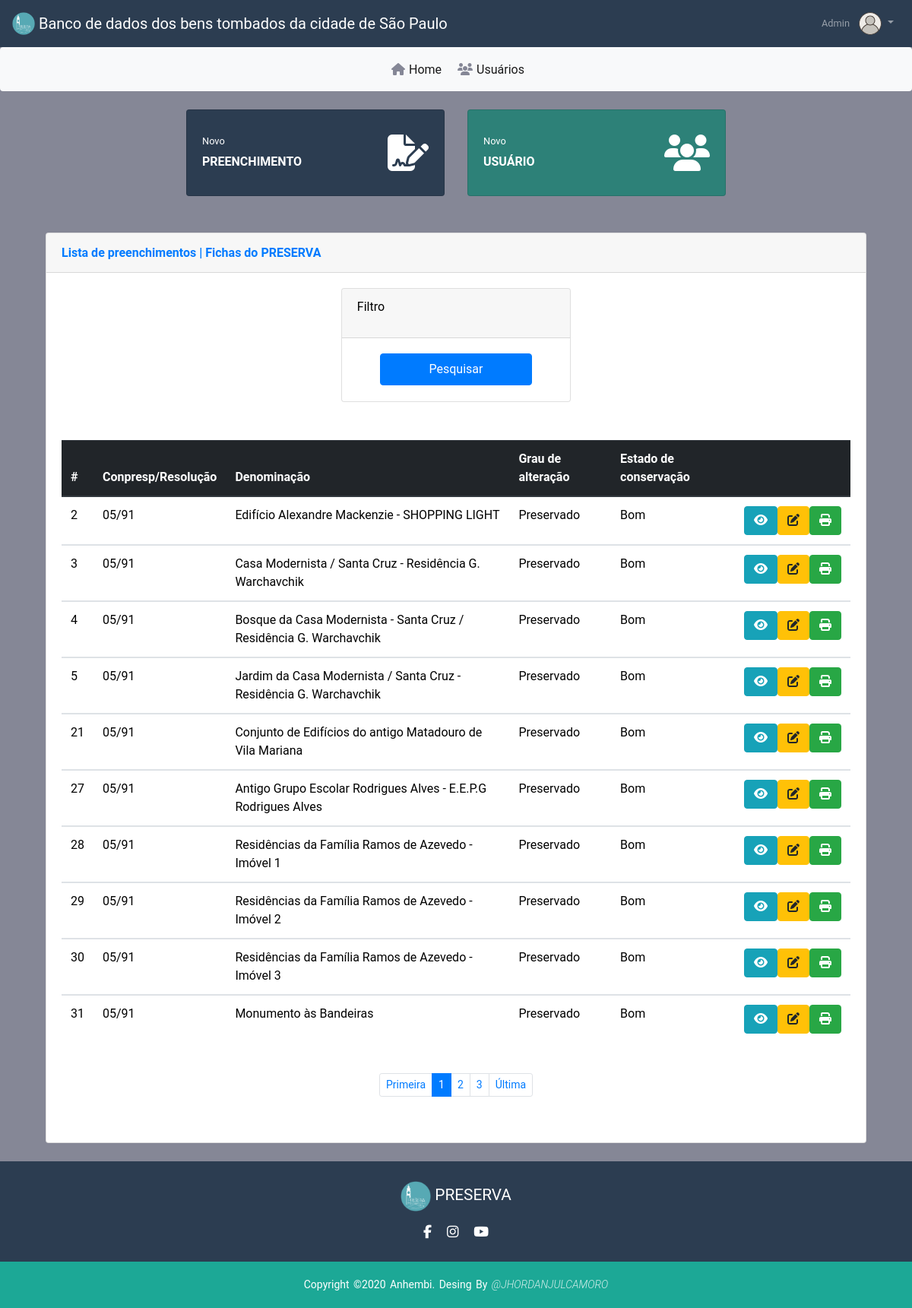
/homeAvancada.php?responsavelPreenchimento=Virgínia Santos (signed in), run on the app's committed database.
### tables this page shows
CREATE TABLE `imovel` (
  `id` int(11) NOT NULL,
  `responsavelPreenchimento` varchar(255) NOT NULL,
  `grupoTipoEquipe` varchar(30) DEFAULT NULL,
  `itemResolucao` varchar(30) DEFAULT NULL,
  `denominacao` text,
  `classificacao` varchar(30) DEFAULT NULL,
  `usoAtual` varchar(255) DEFAULT NULL,
  `propriedade` varchar(30) DEFAULT NULL,
  `terreo` varchar(60) DEFAULT NULL,
  `resolucaoTombamento` varchar(255) DEFAULT NULL,
  `anoConpresp` int(11) NOT NULL,
  `resolucaoCondephaat` varchar(255) DEFAULT NULL,
  `anoCondephaat` int(11) NOT NULL,
  `resolucaoIphan` varchar(255) DEFAULT NULL,
  `anoIphan` int(11) NOT NULL,
  `tipo` varchar(30) DEFAULT NULL,
  `titulo` varchar(60) DEFAULT NULL,
  `logradouro` varchar(90) DEFAULT NULL,
  `numeroEndereco` varchar(30) DEFAULT NULL,
  `distrito` varchar(60) DEFAULT NULL,
  `prefeituraRegional` varchar(60) DEFAULT NULL,
  `setor` varchar(30) DEFAULT NULL,
  `quadra` varchar(30) DEFAULT NULL,
  `lote` varchar(30) DEFAULT NULL,
  `autorOriginal` varchar(255) DEFAULT NULL,
  `construtor` varchar(255) DEFAULT NULL,
  `dataConstrucao` varchar(255) DEFAULT NULL,
  `dataAproximada` varchar(30) NOT NULL,
  `estiloArquitetonico` varchar(255) DEFAULT NULL,
  `tecnicaConstrutiva` varchar(60) DEFAULT NULL,
  `numeroPavimentos` varchar(255) DEFAULT NULL,
  `areaLote` varchar(255) DEFAULT NULL,
  `areaConstruida` varchar(255) DEFAULT NULL,
  `grauTombamento` varchar(255) DEFAULT NULL,
  `grauAlteracao` varchar(30) DEFAULT NULL,
  `comentarioGrauAlteracao` text,
  `grauEstadoConservacao` varchar(30) DEFAULT NULL,
  `comentarioEstadoConservacao` text,
  `observacoesPavimentos` text,
  `dadosHistoricos` text,
  `dadosArquitetonicos` text,
  `dadosAmbiencia` text,
  `fontesBibliograficas` text,
  `outrasInformacoes` text,
  `observacoes` text,
  `documentacaoFotografica` varchar(255) DEFAULT NULL,
  `documentacaoFotografica2` varchar(255) DEFAULT NULL,
  `documentacaoFotografica3` varchar(255) DEFAULT NULL,
  `documentacaoGrafica` varchar(255) DEFAULT NULL,
  `documentacaoGrafica2` varchar(255) DEFAULT NULL,
  `documentacaoGrafica3` varchar(255) DEFAULT NULL
);

### homeAvancada.php (the view, shortened to what the rows shown need)
<?php
$servername = "db";
$usernames = "root";
$passwords = "";
$dbname = "conpresp_db";
$conn = mysqli_connect($servername, $usernames, $passwords, $dbname) or die('Erro ao conectar');
$perfil = $_SESSION['perfil'];
if (!mysqli_set_charset($conn, "utf8mb4")) {
    printf("Error loading character set utf8mb4: %s\n", mysqli_error($conn));
    exit();
} else {
    if (isset($_GET['responsavelPreenchimento'])) {
        $responsavelPreenchimento = $_GET['responsavelPreenchimento'];
    } else {
        $responsavelPreenchimento = '';
    }
    if (isset($_GET['resolucaoTombamento'])) {
        $resolucaoTombamento = $_GET['resolucaoTombamento'];
    } else {
        $resolucaoTombamento = '';
    }
    if (isset($_GET['denominacao'])) {
        $denominacao = $_GET['denominacao'];
    } else {
        $denominacao = '';
    }
    if (isset($_GET['terreo'])) {
        $terreo = $_GET['terreo'];
    } else {
        $terreo = '';
    }
    if (isset($_GET['tipo'])) {
        $tipo = $_GET['tipo'];
    } else {
        $tipo = '';
    }
    if (isset($_GET['titulo'])) {
        $titulo = $_GET['titulo'];
    } else {
        $titulo = '';
    }
    if (isset($_GET['logradouro'])) {
        $logradouro = $_GET['logradouro'];
    } else {
        $logradouro = '';
    }
    if (isset($_GET['numeroEndereco'])) {
        $numeroEndereco = $_GET['numeroEndereco'];
    } else {
        $numeroEndereco = '';
    }
    if (isset($_GET['distrito'])) {
        $distrito = $_GET['distrito'];
    } else {
        $distrito = '';
    }
    if (isset($_GET['prefeituraRegional'])) {
        $prefeituraRegional = $_GET['prefeituraRegional'];
    } else {
        $prefeituraRegional = '';
    }
    if (isset($_GET['autorOriginal'])) {
        $autorOriginal = $_GET['autorOriginal'];
    } else {
        $autorOriginal = '';
    }
    if (isset($_GET['dataConstrucao'])) {
        $dataConstrucao = $_GET['dataConstrucao'];
    } else {
        $dataConstrucao = '';
    }
    if (isset($_GET['estiloArquitetonico'])) {
        $estiloArquitetonico = $_GET['estiloArquitetonico'];
    } else {
        $estiloArquitetonico = '';
    }
    $pagina = (isset($_GET['pagina'])) ? $_GET['pagina'] : 1;
    $quantidade_pg = 10;
    $inicio = ($quantidade_pg * $pagina) - $quantidade_pg;
    $sqlAvancado2 = "SELECT * from imovel where responsavelPreenchimento like '%$responsavelPreenchimento%' and resolucaoTombamento like '%$resolucaoTombamento%'
and denominacao like '%$denominacao%' and terreo like '%$terreo%' and tipo like '%$tipo%' and titulo like '%$titulo%' and logradouro like '%$logradouro%'
and numeroEndereco like '%$numeroEndereco%' and distrito like '%$distrito%' and prefeituraRegional like '%$prefeituraRegional%' and
autorOriginal like '%$autorOriginal%' and dataConstrucao like '%$dataConstrucao%' and estiloArquitetonico like '%$estiloArquitetonico%'  limit $inicio, $quantidade_pg";
    $resultado_registro = mysqli_query($conn, $sqlAvancado2);
?>
    <!DOCTYPE html>
    <html lang="en">
    <head>
        <link rel="stylesheet" href="https://maxcdn.bootstrapcdn.com/bootstrap/4.0.0/css/bootstrap.min.css" />
        <link rel="stylesheet" href="https://cdn.datatables.net/1.10.21/css/dataTables.bootstrap4.min.css" />
        <link rel="stylesheet" href="css/home.css" />
    </head>
    <body>
        <div class="container mt-4">
            <div class="container-fluid">
                <div class="row">
                    <div class="col-xl-12 col-lg-12">
                        <div class="card shadow mb-4">
                            <div class="card-body">
                                <div class="table-responsive" style="margin-top:50px">
                                    <table class="table table-hover" id="tablaHome">
                                        <thead class="thead-dark">
                                            <tr>
                                                <th scope="col">#</th>
                                                <th scope="col">Conpresp/Resolução</th>
                                                <th scope="col">Denominação</th>
                                                <th scope="col">Grau de alteração</th>
                                                <th scope="col">Estado de conservação</th>
                                                <th scope="col d-none d-lg-block"></th>
                                            </tr>
                                        </thead>
                                        <tbody id="tbodyList" class="text-body">
                                            <?php
                                            while ($dados = mysqli_fetch_assoc($resultado_registro)) {
                                            ?>
                                                <tr>
                                                    <td style="color:black"><?php echo $dados['id']; ?></td>
                                                    <td style="color:black"><?php echo $dados['resolucaoTombamento']; ?></td>
                                                    <td style="color:black"><?php echo $dados['denominacao']; ?></td>
                                                    <td style="color:black"><?php echo $dados['grauAlteracao']; ?></td>
                                                    <td style="color:black"><?php echo $dados['grauEstadoConservacao']; ?></td>
                                                    <td class="sorting_1">
                                                        <div class="wrapper text-center">
                                                            <div class="btn-group">
                                                                <a href="visualizarPreenchimento.php?id=<?php echo $dados['id'];  ?>"><button class="btnVer btn btn-info" data-toggle="tooltip" title="Ver"><i class="fas fa-eye" aria-hidden="true"></i></button></a>
                                                                <?php
                                                                if ($perfil == "Administrador" || $perfil == "Moderador") { ?>
                                                                    <a href="editarPreenchimento.php?id=<?php echo $dados['id'];  ?>"><button class="btnEditar btn btn-warning" data-toggle="tooltip" title="Editar"><i class="fas fa-edit" aria-hidden="true"></i></button></a>
                                                                <?php   }
                                                                ?>
                                                                <a href="pdf.php?id=<?php echo $dados['id'];  ?>"><button class="btnPdf btn btn-success" data-toggle="tooltip" title="Pdf"><i class="fas fa-print" aria-hidden="true"></i></button></a>
                                                            </div>
                                                        </div>
                                                    </td>
                                                </tr>
                                        </tbody>
                                    <?php } ?>
                                    </table>
                                </div>
                            </div>
                        </div>
                    </div>
                </div>
            </div>
        </div>
    </body>
<?php } ?>
    </html>

### data on the page
imovel: id "2", resolucaoTombamento "05/91", denominacao "Edifício Alexandre Mackenzie - SHOPPING LIGHT", grauAlteracao "Preservado", grauEstadoConservacao "Bom"
imovel: id "3", resolucaoTombamento "05/91", denominacao "Casa Modernista / Santa Cruz - Residência G. Warchavchik", grauAlteracao "Preservado", grauEstadoConservacao "Bom"
imovel: id "4", resolucaoTombamento "05/91", denominacao "Bosque da Casa Modernista - Santa Cruz / Residência G. Warchavchik", grauAlteracao "Preservado", grauEstadoConservacao "Bom"
imovel: id "5", resolucaoTombamento "05/91", denominacao "Jardim da Casa Modernista / Santa Cruz - Residência G. Warchavchik", grauAlteracao "Preservado", grauEstadoConservacao "Bom"
imovel: id "21", resolucaoTombamento "05/91", denominacao "Conjunto de Edifícios do antigo Matadouro de Vila Mariana", grauAlteracao "Preservado", grauEstadoConservacao "Bom"
imovel: id "27", resolucaoTombamento "05/91", denominacao "Antigo Grupo Escolar Rodrigues Alves - E.E.P.G Rodrigues Alves", grauAlteracao "Preservado", grauEstadoConservacao "Bom"
imovel: id "28", resolucaoTombamento "05/91", denominacao "Residências da Família Ramos de Azevedo - Imóvel 1", grauAlteracao "Preservado", grauEstadoConservacao "Bom"
imovel: id "29", resolucaoTombamento "05/91", denominacao "Residências da Família Ramos de Azevedo - Imóvel 2", grauAlteracao "Preservado", grauEstadoConservacao "Bom"
imovel: id "30", resolucaoTombamento "05/91", denominacao "Residências da Família Ramos de Azevedo - Imóvel 3", grauAlteracao "Preservado", grauEstadoConservacao "Bom"
imovel: id "31", resolucaoTombamento "05/91", denominacao "Monumento às Bandeiras", grauAlteracao "Preservado", grauEstadoConservacao "Bom"

### other printed values
$username "Admin"
